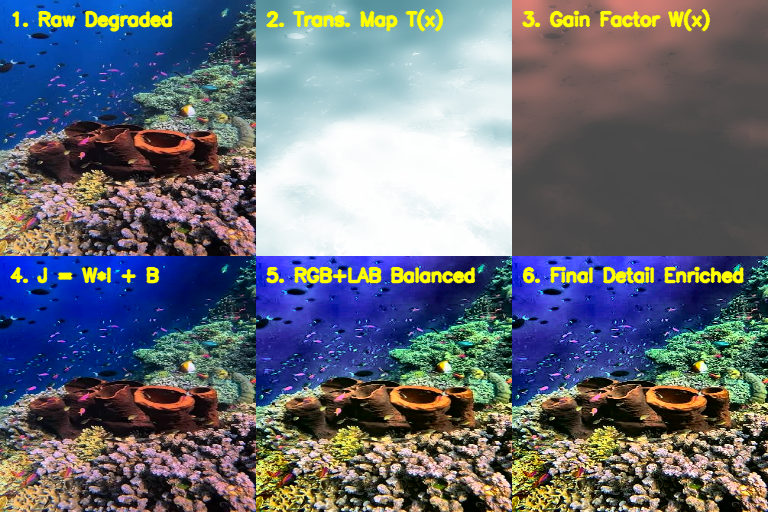
#> input picture input_sample_spm_diagnostic_dashboard.png, 768 x 512 px; its folder holds only this picture in this run
$ python demo_and_benchmark.py -i input_sample_spm_diagnostic_dashboard.png
#> lines starting #> are read from the running program, lines starting #| are printed output that depends on the picture
### spm_underwater.py
"""
SPM-CV: Simplified Physical Model-based Underwater Image Enhancement
====================================================================
Based on the paper:
"SPMFormer: Simplified Physical Model-based transformer with cross-space loss
 for underwater image enhancement" (Li, Chen, & Miao, Knowledge-Based Systems, 2025).

This module implements the core physical formulation and cross-space/frequency
enhancement principles using only OpenCV (cv2) and NumPy.

Key Mathematical Concepts:
---------------------------
1. Physical Degradation Model (Eq. 2):
   I(x) = J(x) * T(x) + A * (1 - T(x))

2. Simplified Physical Model & Gain/Bias Inversion (Eq. 5 & 6):
   J_k(x) = W_k(x) * I_k(x) + B_k(x)
   where:
     W_k(x) = 1 / T_k(x)                 (Gain Factor)
     B_k(x) = A_k * (1 - W_k(x))          (Bias Factor)
     k in {R, G, B}

3. Cross-Space Color Correction (Eq. 13-15):
   Simultaneous correction in RGB and CIELAB color spaces to fix severe
   red-channel attenuation, green/blue color cast, and restore natural contrast.

4. Frequency-Domain Consistency & Detail Enhancement (Eq. 16-17):
   High-frequency magnitude & phase recovery to reverse light scattering blur.
"""

import cv2
import numpy as np
from typing import Tuple, Optional, Dict


def guided_filter(guide: np.ndarray, src: np.ndarray, radius: int = 30, eps: float = 1e-3) -> np.ndarray:
    """
    Fast Guided Image Filter to refine transmission maps while preserving edge structure.
    """
    guide = guide.astype(np.float32)
    src = src.astype(np.float32)

    mean_p = cv2.blur(src, (radius, radius))

    if len(guide.shape) == 2:
        mean_i = cv2.blur(guide, (radius, radius))
        mean_ii = cv2.blur(guide * guide, (radius, radius))
        mean_ip = cv2.blur(guide * src, (radius, radius))

        var_i = mean_ii - mean_i * mean_i
        cov_ip = mean_ip - mean_i * mean_p

        a = cov_ip / (var_i + eps)
        b = mean_p - a * mean_i

        mean_a = cv2.blur(a, (radius, radius))
        mean_b = cv2.blur(b, (radius, radius))

        q = mean_a * guide + mean_b
    else:
        q = np.zeros_like(src)
        for c in range(src.shape[2] if len(src.shape) == 3 else 1):
            s_c = src[:, :, c] if len(src.shape) == 3 else src
            g_c = cv2.cvtColor(guide, cv2.COLOR_BGR2GRAY)
            q_c = guided_filter(g_c, s_c, radius, eps)
            if len(src.shape) == 3:
                q[:, :, c] = q_c
            else:
                q = q_c
    return q


def estimate_ambient_light(image_bgr: np.ndarray, top_percent: float = 0.001) -> np.ndarray:
    """
    Estimates the background/ambient light A = [A_B, A_G, A_R] from the degraded underwater image.
    In underwater scenes, light is heavily scattered in the background/deepest areas.
    """
    img_float = image_bgr.astype(np.float32) / 255.0
    h, w, _ = img_float.shape
    num_pixels = h * w
    top_k = max(int(num_pixels * top_percent), 10)

    # Calculate underwater dark channel (UDCP: green and blue channels usually dominate)
    b_ch, g_ch, r_ch = img_float[:, :, 0], img_float[:, :, 1], img_float[:, :, 2]

    # Atmospheric brightness score favoring smooth distant water areas
    smooth_lum = cv2.GaussianBlur((0.5 * g_ch + 0.5 * b_ch), (15, 15), 0)
    flat_lum = smooth_lum.flatten()
    indices = np.argpartition(flat_lum, -top_k)[-top_k:]

    flat_b = b_ch.flatten()[indices]
    flat_g = g_ch.flatten()[indices]
    flat_r = r_ch.flatten()[indices]

    # Compute robust average ambient light
    A_B = float(np.median(flat_b))
    A_G = float(np.median(flat_g))
    A_R = float(np.median(flat_r))

    # Ensure reasonable boundaries
    A = np.array([max(A_B, 0.1), max(A_G, 0.1), max(A_R, 0.05)], dtype=np.float32)
    return A


def estimate_wavelength_transmission(
    image_bgr: np.ndarray,
    A: np.ndarray,
    omega: float = 0.95,
    patch_size: int = 15,
    guided_radius: int = 30,
    guided_eps: float = 1e-3
) -> np.ndarray:
    """
    Estimates wavelength-dependent medium transmission maps T_k(x) for each channel k in {B, G, R}.
    Accounting for the physical property: beta_R > beta_G > beta_B (Red light attenuates fastest).
    """
    img_float = image_bgr.astype(np.float32) / 255.0

    # Normalized image by ambient light
    norm_img = img_float / (A[np.newaxis, np.newaxis, :] + 1e-5)

    # Estimate base depth transmission from the dominant blue-green channels
    bg_min = np.minimum(norm_img[:, :, 0], norm_img[:, :, 1])

    kernel = cv2.getStructuringElement(cv2.MORPH_RECT, (patch_size, patch_size))
    dark_bg = cv2.erode(bg_min, kernel)

    # Base transmission map T_base(x)
    t_base = 1.0 - omega * dark_bg
    t_base = np.clip(t_base, 0.05, 1.0)

    # Refine base transmission using guided filter
    gray_guide = cv2.cvtColor(image_bgr, cv2.COLOR_BGR2GRAY).astype(np.float32) / 255.0
    t_base_refined = guided_filter(gray_guide, t_base, radius=guided_radius, eps=guided_eps)
    t_base_refined = np.clip(t_base_refined, 0.05, 1.0)

    # Compute wavelength attenuation ratios relative to dominant light
    ratio_b = 1.00
    ratio_g = 1.15
    ratio_r = 2.20

    t_b = np.power(t_base_refined, ratio_b)
    t_g = np.power(t_base_refined, ratio_g)
    t_r = np.power(t_base_refined, ratio_r)

    transmission = np.stack([t_b, t_g, t_r], axis=2)
    return np.clip(transmission, 0.05, 1.0)


def compute_simplified_physical_parameters(
    transmission: np.ndarray,
    A: np.ndarray,
    t0: float = 0.15,
    max_gain: float = 4.0
) -> Tuple[np.ndarray, np.ndarray]:
    """
    Computes the gain factor W_k(x) and bias factor B_k(x) according to the paper:
    J_k(x) = W_k(x) * I_k(x) + B_k(x)

    W_k(x) = 1 / max(T_k(x), t0)
    B_k(x) = A_k * (1 - W_k(x))
    """
    t_clamped = np.maximum(transmission, t0)

    # Gain factor W(x)
    W = 1.0 / t_clamped
    W = np.clip(W, 1.0, max_gain)

    # Bias factor B(x) derived from J = (I - A*(1-T))/T = W*I + A*(1 - W)
    B = A[np.newaxis, np.newaxis, :] * (1.0 - W) * 0.8

    return W.astype(np.float32), B.astype(np.float32)


def apply_physical_reconstruction(
    image_bgr: np.ndarray,
    W: np.ndarray,
    B: np.ndarray
) -> np.ndarray:
    """
    Applies the linear physical model: J(x) = W(x) * I(x) + B(x)
    """
    img_float = image_bgr.astype(np.float32) / 255.0

    # J = W * I + B
    J_restored = W * img_float + B
    J_restored = np.clip(J_restored, 0.0, 1.0)

    return (J_restored * 255.0).astype(np.uint8)


def cross_space_color_balance(
    image_bgr: np.ndarray,
    clahe_clip_limit: float = 2.0,
    clahe_grid_size: Tuple[int, int] = (8, 8),
    chroma_boost: float = 1.15
) -> np.ndarray:
    """
    Multi-space color balancing mimicking the SPMFormer cross-space loss (RGB + LAB spaces).

    1. LAB Color Space:
       - Luminance (L*): CLAHE adaptive histogram equalization for contrast without halos.
       - Chrominance (a*, b*): Mean-deviation centering and red-chroma recovery (a* channel).
    2. RGB Color Space:
       - Dynamic range stretching and Gray-World balancing for chromatic consistency.
    """
    # Convert to CIELAB space
    lab = cv2.cvtColor(image_bgr, cv2.COLOR_BGR2LAB)
    l_ch, a_ch, b_ch = cv2.split(lab)

    # 1. Enhance Lightness channel with CLAHE
    clahe = cv2.createCLAHE(clipLimit=clahe_clip_limit, tileGridSize=clahe_grid_size)
    l_enhanced = clahe.apply(l_ch)

    # 2. Chromaticity correction on a* (green-red) and b* (blue-yellow)
    a_float = a_ch.astype(np.float32) - 128.0
    b_float = b_ch.astype(np.float32) - 128.0

    mean_a = np.mean(a_float)
    mean_b = np.mean(b_float)

    # Compensate color cast by shifting the mean toward neutral gray
    a_corrected = (a_float - 0.7 * mean_a) * chroma_boost
    b_corrected = (b_float - 0.7 * mean_b) * chroma_boost

    a_out = np.clip(a_corrected + 128.0, 0, 255).astype(np.uint8)
    b_out = np.clip(b_corrected + 128.0, 0, 255).astype(np.uint8)

    lab_merged = cv2.merge([l_enhanced, a_out, b_out])
    bgr_from_lab = cv2.cvtColor(lab_merged, cv2.COLOR_LAB2BGR)

    # 3. Dynamic range percentile stretching in RGB space
    out_bgr = np.zeros_like(bgr_from_lab)
    for c in range(3):
        ch = bgr_from_lab[:, :, c].astype(np.float32)
        low_val, high_val = np.percentile(ch, (1.0, 99.0))
        if high_val > low_val:
            ch_stretched = (ch - low_val) * (255.0 / (high_val - low_val))
            out_bgr[:, :, c] = np.clip(ch_stretched, 0, 255).astype(np.uint8)
        else:
            out_bgr[:, :, c] = bgr_from_lab[:, :, c]

    return out_bgr


def frequency_domain_detail_enhancement(
    image_bgr: np.ndarray,
    strength: float = 0.4,
    blur_kernel_size: int = 5
) -> np.ndarray:
    """
    Frequency-domain detail enhancement mimicking the paper's Fourier consistency loss (L_F).
    Recovers high-frequency phase and magnitude degraded by scattering blur.
    """
    img_float = image_bgr.astype(np.float32)

    # Multi-frequency decomposition using Gaussian pyramid / Unsharp Mask
    low_freq = cv2.GaussianBlur(img_float, (blur_kernel_size, blur_kernel_size), 0)
    high_freq = img_float - low_freq

    # Boost crisp structural high frequencies while bounding overshoot
    enhanced = img_float + strength * high_freq
    enhanced = np.clip(enhanced, 0.0, 255.0).astype(np.uint8)

    return enhanced


def enhance_underwater_image(
    image_bgr: np.ndarray,
    omega: float = 0.95,
    max_gain: float = 3.5,
    clahe_clip: float = 2.0,
    chroma_boost: float = 1.15,
    freq_strength: float = 0.35,
    return_intermediates: bool = False
) -> Tuple[np.ndarray, Optional[Dict[str, np.ndarray]]]:
    """
    End-to-end SPM underwater image enhancement pipeline mimicking SPMFormer.

    Parameters:
    -----------
    image_bgr : np.ndarray
        Input BGR image (uint8, shape [H, W, 3]).
    omega : float
        Scattering removal factor (0.8 - 0.98).
    max_gain : float
        Maximum physical gain factor W_k(x) allowed (2.0 - 5.0).
    clahe_clip : float
        CLAHE clip limit for luminance contrast in LAB space (1.5 - 3.0).
    chroma_boost : float
        Chroma correction boost factor (1.0 - 1.3).
    freq_strength : float
        Frequency detail enhancement weight (0.2 - 0.5).
    return_intermediates : bool
        If True, returns a dictionary containing intermediate physical maps (W, B, T, etc.).

    Returns:
    --------
    Tuple[np.ndarray, Optional[Dict[str, np.ndarray]]]:
        - Enhanced BGR image.
        - Dictionary of intermediate maps (if return_intermediates=True).
    """
    # Step 1: Ambient Light Estimation A
    A = estimate_ambient_light(image_bgr)

    # Step 2: Transmission Map Estimation & Refinement T(x)
    T = estimate_wavelength_transmission(image_bgr, A, omega=omega)

    # Step 3: Simplified Physical Model Gain & Bias (WB Recon: W(x), B(x))
    W, B = compute_simplified_physical_parameters(T, A, max_gain=max_gain)

    # Step 4: Physical Linear Inversion: J = W * I + B
    J_physical = apply_physical_reconstruction(image_bgr, W, B)

    # Step 5: Cross-Space Color Balancing (RGB + LAB)
    J_balanced = cross_space_color_balance(
        J_physical,
        clahe_clip_limit=clahe_clip,
        chroma_boost=chroma_boost
    )

    # Step 6: Frequency-Domain Detail & Edge Sharpening (L_F recovery)
    J_final = frequency_domain_detail_enhancement(
        J_balanced,
        strength=freq_strength
    )

    intermediates = None
    if return_intermediates:
        intermediates = {
            "ambient_light": A,
            "transmission_map": (T * 255.0).astype(np.uint8),
            "gain_map_w": ((W / max_gain) * 255.0).astype(np.uint8),
            "bias_map_b": (np.clip((B + 1.0) / 2.0, 0, 1) * 255.0).astype(np.uint8),
            "physical_stage": J_physical,
            "cross_space_stage": J_balanced,
            "final_enhanced": J_final
        }

    return J_final, intermediates

### demo_and_benchmark.py
"""
SPM-CV Demo and Benchmark Tool
==============================
Demonstration script to test underwater image enhancement using OpenCV.
Features:
- Full step-by-step breakdown visualization (Raw, Transmission T, Gain W, Bias B, Physical, Cross-space, Final)
- Quantitative quality evaluation (UCIQE, Contrast, Sharpness)
- Synthetic underwater image generator for instant out-of-the-box testing.
"""

import os
import sys
import cv2
import numpy as np
import argparse
from typing import Tuple, Dict, Optional
from spm_underwater import enhance_underwater_image


# [67 lines left out: function generate_synthetic_underwater_scene, not called in this run]


def calculate_uciqe(image_bgr: np.ndarray) -> float:
    """
    Computes the Underwater Color Image Quality Evaluation (UCIQE) metric.
    UCIQE = c1 * sigma_c + c2 * con_l + c3 * mu_s
    where:
    - sigma_c: standard deviation of chroma
    - con_l: contrast of luminance
    - mu_s: average saturation
    """
    lab = cv2.cvtColor(image_bgr, cv2.COLOR_BGR2LAB).astype(np.float32)
    l_ch, a_ch, b_ch = lab[:, :, 0], lab[:, :, 1], lab[:, :, 2]

    # Chroma standard deviation
    chroma = np.sqrt(a_ch ** 2 + b_ch ** 2)
    sigma_c = np.std(chroma)

    # Luminance contrast (top 1% - bottom 1%)
    sorted_l = np.sort(l_ch.flatten())
    idx_top = int(0.99 * len(sorted_l))
    idx_bot = int(0.01 * len(sorted_l))
    con_l = sorted_l[idx_top] - sorted_l[idx_bot]

    # Saturation (in HSV space)
    hsv = cv2.cvtColor(image_bgr, cv2.COLOR_BGR2HSV).astype(np.float32)
    sat = hsv[:, :, 1] / 255.0
    mu_s = np.mean(sat)

    # Coefficients as per Yang & Sowmya (2015)
    c1, c2, c3 = 0.4680, 0.2745, 0.2576
    uciqe = c1 * (sigma_c / 100.0) + c2 * (con_l / 255.0) + c3 * mu_s
    return float(uciqe)


def run_demo(input_path: Optional[str] = None, output_dir: str = "results"):
    """
    Runs the enhancement pipeline on an image or creates a synthetic test if none is provided.
    """
#> called with output_dir = 'results'
    os.makedirs(output_dir, exist_ok=True)

    if input_path and os.path.exists(input_path):
        print(f"[+] Loading input image from: {input_path}")
        raw_img = cv2.imread(input_path)
#> raw_img is the input picture: shape (512, 768, 3); mean B, G, R 118.6, 107.8, 103.1
        base_name = os.path.splitext(os.path.basename(input_path))[0]
    else:
        print("[+] No input image provided. Generating synthetic underwater test scene...")
        gt_img, raw_img = generate_synthetic_underwater_scene(512, 512)
        base_name = "synthetic_underwater"
        cv2.imwrite(os.path.join(output_dir, f"{base_name}_ground_truth.png"), gt_img)
        cv2.imwrite(os.path.join(output_dir, f"{base_name}_raw_degraded.png"), raw_img)
        print(f"[✓] Saved synthetic ground truth and raw image in '{output_dir}/'")

    # Run SPM enhancement pipeline with intermediate map extraction
    print("[+] Running SPM Physical Inversion & Cross-Space Enhancement...")
    enhanced_img, intermediates = enhance_underwater_image(raw_img, return_intermediates=True)
#> in estimate_ambient_light, `smooth_lum = cv2.GaussianBlur((0.5 * g_ch + 0.5 * b_ch), (15, 15), 0)`:
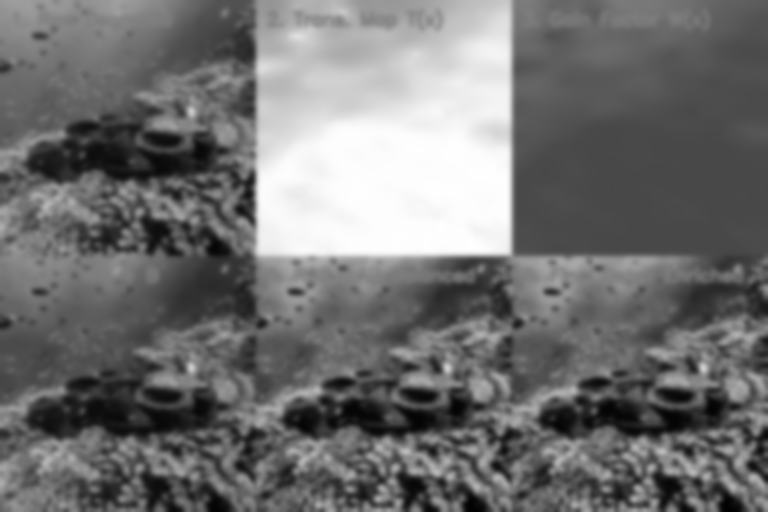
#> smooth_lum: shape (512, 768) float32; min 0.00684, max 1, mean 0.444
#> in estimate_ambient_light, `indices = np.argpartition(flat_lum, -top_k)[-top_k:]`: indices = 393 values, max 190891 at index 9, min 110277 at index 128, mean 134110.8
#> in estimate_ambient_light, `flat_b = b_ch.flatten()[indices]`: flat_b = 393 values, max 1 at index 0, min 0.996 at index 1, mean 0.999
#> in estimate_ambient_light, `flat_g = g_ch.flatten()[indices]`: flat_g has the same summary as flat_b
#> in estimate_ambient_light, `flat_r = r_ch.flatten()[indices]`: flat_r = 393 values, max 1 at index 0, min 0.992 at index 14, mean 0.999
#> in estimate_ambient_light, `A_B = float(np.median(flat_b))`: A_B = 1
#> in estimate_ambient_light, `A = np.array([max(A_B, 0.1), max(A_G, 0.1), max(A_R, 0.05)], dtype=np...`: A = [1, 1, 1]
#> in guided_filter, `var_i = mean_ii - mean_i * mean_i`:
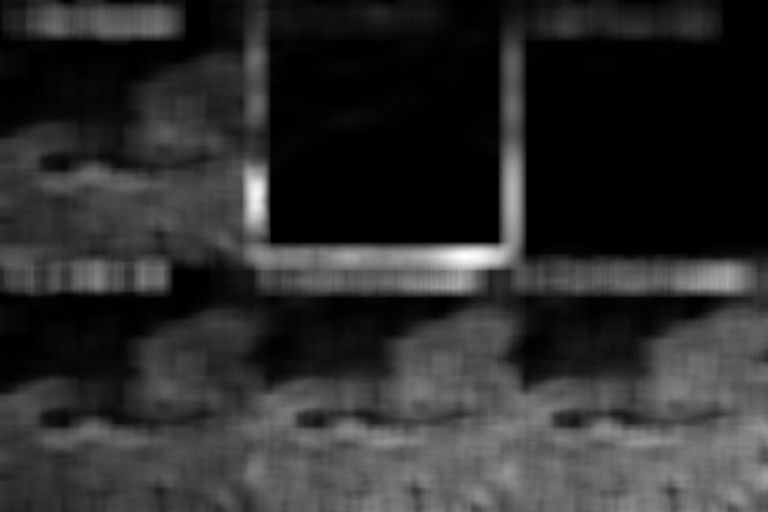
#> var_i: shape (512, 768) float32; min 4.99e-07, max 0.183, mean 0.0326; drawn with min black and max white
#> in guided_filter, `b = mean_p - a * mean_i`:
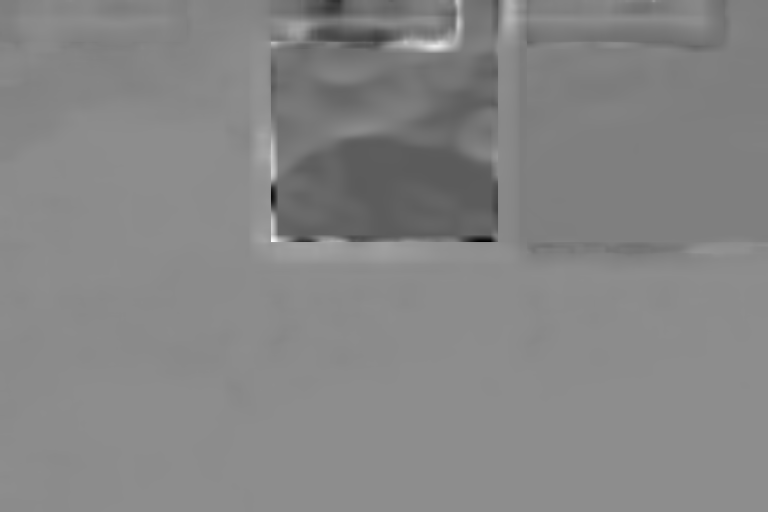
#> b: shape (512, 768) float32; min -1.68, max 3.15, mean 0.857; drawn with min black and max white
#> in guided_filter, `mean_a = cv2.blur(a, (radius, radius))`:
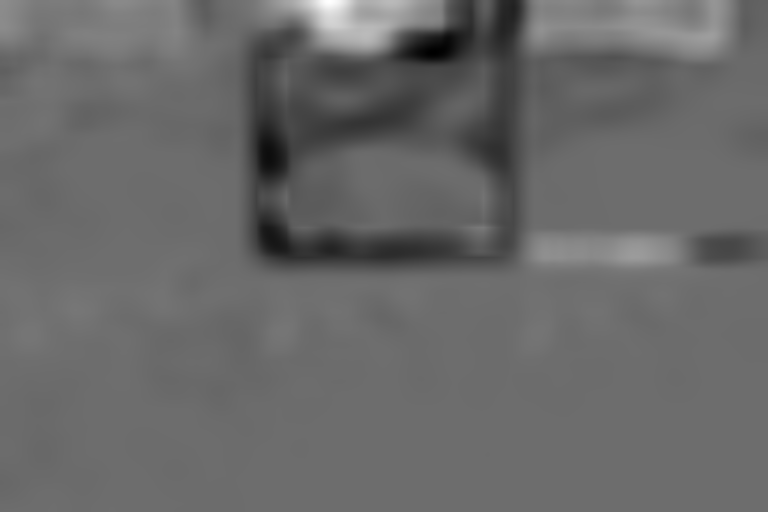
#> mean_a: shape (512, 768) float32; min -1.12, max 1.48, mean -0.0426; drawn with min black and max white
#> in guided_filter, `q = mean_a * guide + mean_b`:
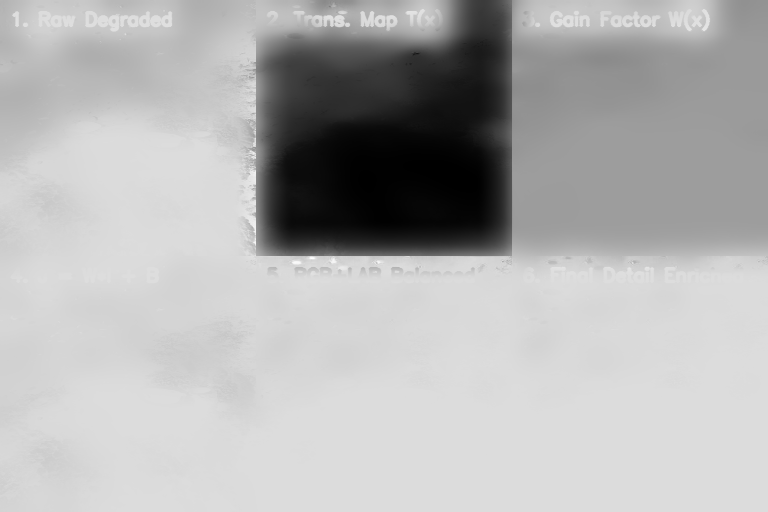
#> q: shape (512, 768) float32; min 0.0588, max 1.15, mean 0.82; drawn with min black and max white
#> in compute_simplified_physical_parameters, `W = np.clip(W, 1.0, max_gain)`:
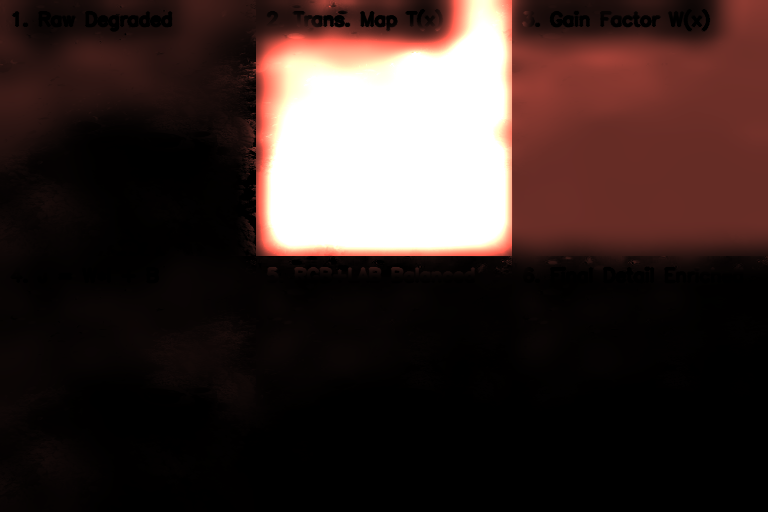
#> W: shape (512, 768, 3) float32; mean B, G, R 1.41, 1.44, 1.59; drawn with min black and max white
#> in compute_simplified_physical_parameters, `B = A[np.newaxis, np.newaxis, :] * (1.0 - W) * 0.8`:
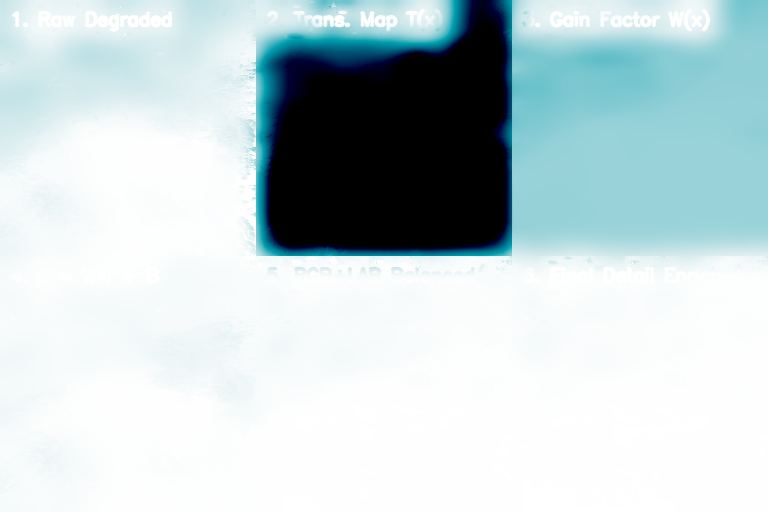
#> B: shape (512, 768, 3) float32; mean B, G, R -0.328, -0.35, -0.472; drawn with min black and max white
#> (the rest of the program and of its run is left out)
